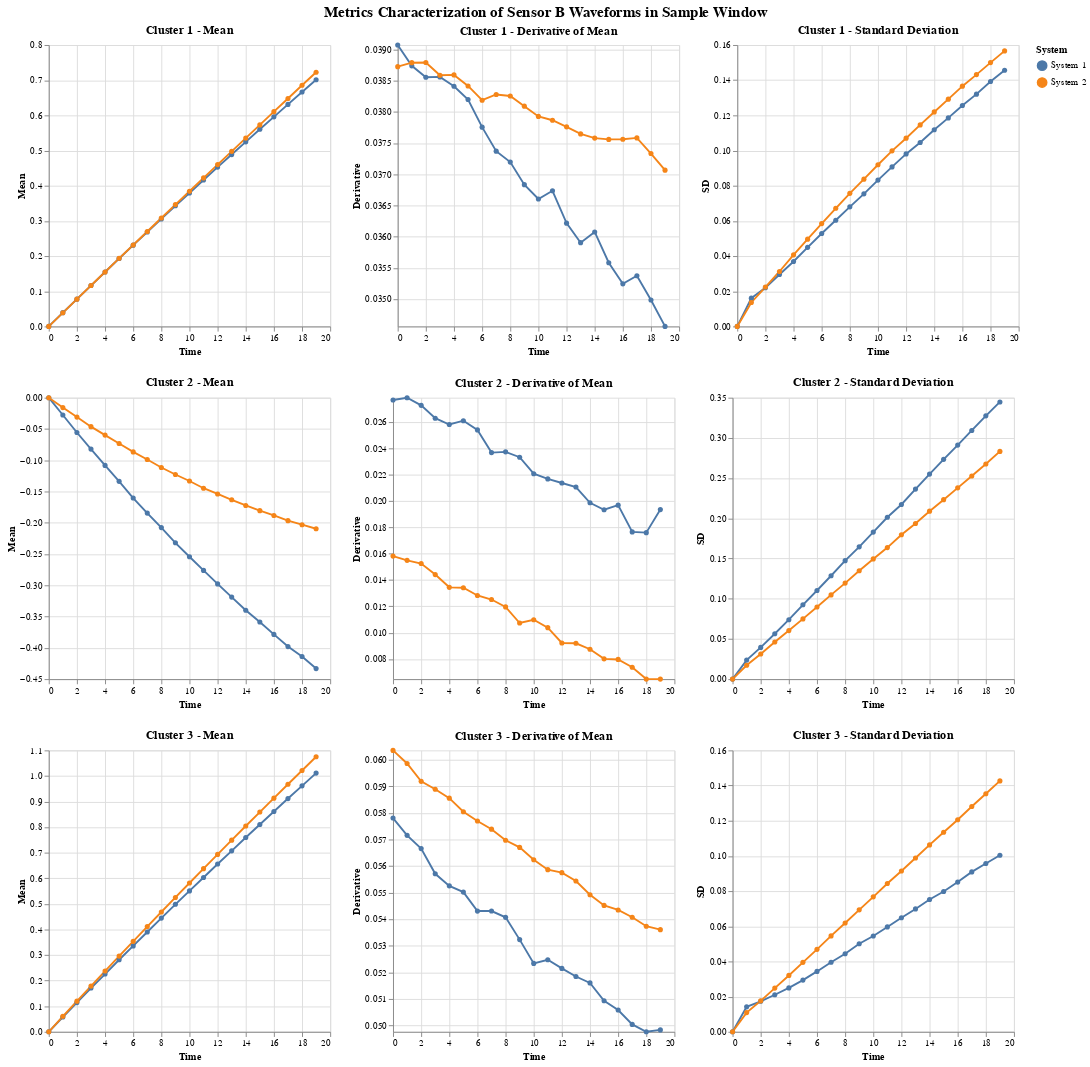

The cell this chart's notebook holds for it:
### Code cell
plotAllClusters(B_sample_window_zero, y_pred, "Sample", "B")
